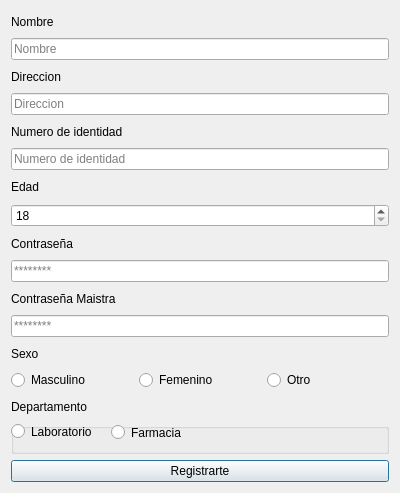
<?xml version="1.0" encoding="UTF-8"?>
<ui version="4.0">
 <class>Dialog</class>
 <widget class="QDialog" name="Dialog">
  <property name="geometry">
   <rect>
    <x>0</x>
    <y>0</y>
    <width>400</width>
    <height>493</height>
   </rect>
  </property>
  <property name="windowTitle">
   <string>Registro</string>
  </property>
  <property name="windowIcon">
   <iconset>
    <normaloff>images/pill.png</normaloff>images/pill.png</iconset>
  </property>
  <property name="modal">
   <bool>true</bool>
  </property>
  <layout class="QVBoxLayout" name="verticalLayout">
   <item>
    <widget class="QLabel" name="label_2">
     <property name="text">
      <string>Nombre</string>
     </property>
    </widget>
   </item>
   <item>
    <widget class="QLineEdit" name="nombre_edit">
     <property name="placeholderText">
      <string>Nombre</string>
     </property>
    </widget>
   </item>
   <item>
    <widget class="QLabel" name="label_3">
     <property name="text">
      <string>Direccion</string>
     </property>
    </widget>
   </item>
   <item>
    <widget class="QLineEdit" name="direccion_edit">
     <property name="placeholderText">
      <string>Direccion</string>
     </property>
    </widget>
   </item>
   <item>
    <widget class="QLabel" name="label_4">
     <property name="text">
      <string>Numero de identidad</string>
     </property>
    </widget>
   </item>
   <item>
    <widget class="QLineEdit" name="id_edit">
     <property name="placeholderText">
      <string>Numero de identidad</string>
     </property>
    </widget>
   </item>
   <item>
    <widget class="QLabel" name="label_5">
     <property name="text">
      <string>Edad</string>
     </property>
    </widget>
   </item>
   <item>
    <widget class="QSpinBox" name="edad_spinner">
     <property name="buttonSymbols">
      <enum>QAbstractSpinBox::UpDownArrows</enum>
     </property>
     <property name="minimum">
      <number>18</number>
     </property>
     <property name="maximum">
      <number>120</number>
     </property>
    </widget>
   </item>
   <item>
    <widget class="QLabel" name="label">
     <property name="text">
      <string>Contraseña</string>
     </property>
    </widget>
   </item>
   <item>
    <widget class="QLineEdit" name="password_edit">
     <property name="echoMode">
      <enum>QLineEdit::Password</enum>
     </property>
     <property name="placeholderText">
      <string>********</string>
     </property>
    </widget>
   </item>
   <item>
    <widget class="QLabel" name="label_7">
     <property name="text">
      <string>Contraseña Maistra</string>
     </property>
    </widget>
   </item>
   <item>
    <widget class="QLineEdit" name="ContraMaistra_edit">
     <property name="echoMode">
      <enum>QLineEdit::Password</enum>
     </property>
     <property name="placeholderText">
      <string>********</string>
     </property>
    </widget>
   </item>
   <item>
    <widget class="QLabel" name="label_6">
     <property name="text">
      <string>Sexo</string>
     </property>
    </widget>
   </item>
   <item>
    <layout class="QHBoxLayout" name="horizontalLayout">
     <item>
      <widget class="QRadioButton" name="masculino_rb">
       <property name="text">
        <string>Masculino</string>
       </property>
       <property name="autoExclusive">
        <bool>true</bool>
       </property>
      </widget>
     </item>
     <item>
      <widget class="QRadioButton" name="femenino_rb">
       <property name="text">
        <string>Femenino</string>
       </property>
      </widget>
     </item>
     <item>
      <widget class="QRadioButton" name="otro_rb">
       <property name="text">
        <string>Otro</string>
       </property>
      </widget>
     </item>
    </layout>
   </item>
   <item>
    <widget class="QLabel" name="label_8">
     <property name="text">
      <string>Departamento</string>
     </property>
    </widget>
   </item>
   <item>
    <widget class="QGroupBox" name="groupBox">
     <property name="title">
      <string/>
     </property>
     <widget class="QRadioButton" name="laboratorio_rb">
      <property name="geometry">
       <rect>
        <x>0</x>
        <y>0</y>
        <width>382</width>
        <height>17</height>
       </rect>
      </property>
      <property name="text">
       <string>Laboratorio</string>
      </property>
     </widget>
     <widget class="QRadioButton" name="farmacia_rb">
      <property name="geometry">
       <rect>
        <x>100</x>
        <y>0</y>
        <width>382</width>
        <height>19</height>
       </rect>
      </property>
      <property name="text">
       <string>Farmacia</string>
      </property>
     </widget>
    </widget>
   </item>
   <item>
    <layout class="QHBoxLayout" name="horizontalLayout_2">
     <item>
      <widget class="QPushButton" name="registro_bt">
       <property name="text">
        <string>Registrarte</string>
       </property>
      </widget>
     </item>
    </layout>
   </item>
  </layout>
 </widget>
 <resources/>
 <connections/>
</ui>
